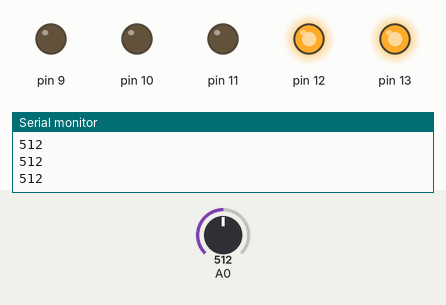
The sketch below on a simulated Arduino Uno, built with avr-gcc and run on an emulated ATmega328P. On the bench: output pins drawn as LEDs (lit = HIGH), the last lines printed to the serial monitor. Inputs (shaded band) come from the test bench; at power-on: A0 = 512.

Above: at 1.2 s.
1.3 s: A0 set to 605
2.8 s: A0 set to 628
At 3.2 s:
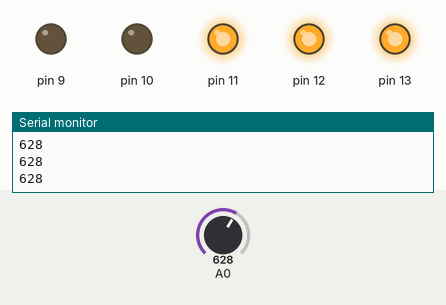
4.3 s: A0 set to 805
5.8 s: A0 set to 835
At 6.7 s:
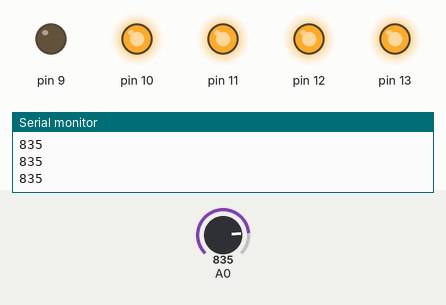
7.3 s: A0 set to 987
8.8 s: A0 set to 1015
At 10.0 s:
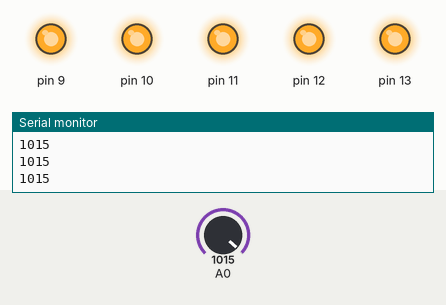
Timing chart, 0 to 11.3 s (numbered marks = the images above; inputs shaded):
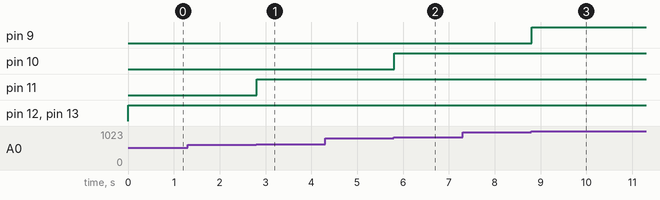

Measured:
- the behaviour switches between 613 and 614 on A0 (found by bisection; images 0 and 1)
- the behaviour switches between 818 and 819 on A0 (found by bisection; images 1 and 2)
- the behaviour switches between 1000 and 1001 on A0 (found by bisection; images 2 and 3)
- after the input at 2.8 s, pin 11: LOW → HIGH at once
- after the input at 5.8 s, pin 10: LOW → HIGH at once
- after the input at 8.8 s, pin 9: LOW → HIGH at once

The sketch:

potenciometro_vu.ino
```cpp
void setup() {
  // put your setup code here, to run once:
Serial.begin(9600);
pinMode(13, OUTPUT);
pinMode(12, OUTPUT);
pinMode(11, OUTPUT);
pinMode(10, OUTPUT);
pinMode(9, OUTPUT);

}

void loop() {

  int led = analogRead(A0);
  Serial.println(led);
  delay(1);

  if((led >= 0)and(led <= 204)){
    digitalWrite(13, LOW);
    digitalWrite(12, LOW);
    digitalWrite(11, LOW);
    digitalWrite(10, LOW);
    digitalWrite(9, LOW);
  }
  if((led >= 205)and(led <= 409)){
    digitalWrite(13, HIGH);
    digitalWrite(12, LOW);
    digitalWrite(11, LOW);
    digitalWrite(10, LOW);
    digitalWrite(9, LOW);
  }
  if((led >= 410)and(led <= 613)){
    digitalWrite(13, HIGH);
    digitalWrite(12, HIGH);
    digitalWrite(11, LOW);
    digitalWrite(10, LOW);
    digitalWrite(9, LOW);
  }
  if ((led >= 614)and(led <= 818)){
    digitalWrite(13, HIGH);
    digitalWrite(12, HIGH);
    digitalWrite(11, HIGH);
    digitalWrite(10, LOW);
    digitalWrite(9, LOW);
  }
  if((led >= 819)and(led <= 1000)){
    digitalWrite(13, HIGH);
    digitalWrite(12, HIGH);
    digitalWrite(11, HIGH);
    digitalWrite(10, HIGH);
    digitalWrite(9, LOW);
  }
  if (led >= 1001){
    digitalWrite(13, HIGH);
    digitalWrite(12, HIGH);
    digitalWrite(11, HIGH);
    digitalWrite(10, HIGH);
    digitalWrite(9, HIGH);

  }
}
```
